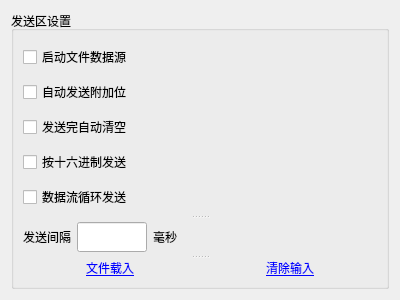
<?xml version="1.0" encoding="UTF-8"?>
<ui version="4.0">
 <class>senderSettingForm</class>
 <widget class="QWidget" name="senderSettingForm">
  <property name="geometry">
   <rect>
    <x>0</x>
    <y>0</y>
    <width>400</width>
    <height>300</height>
   </rect>
  </property>
  <property name="windowTitle">
   <string>Form</string>
  </property>
  <property name="styleSheet">
   <string notr="true">QPushButton{
	
	font: 25 9pt &quot;Alibaba PuHuiTi 3.0&quot;;
	text-decoration: underline;
	color: rgb(0, 0, 255);
	background-color:transparent;
	border:none;
}</string>
  </property>
  <layout class="QVBoxLayout" name="verticalLayout_3">
   <item>
    <widget class="QGroupBox" name="groupBox">
     <property name="minimumSize">
      <size>
       <width>220</width>
       <height>200</height>
      </size>
     </property>
     <property name="font">
      <font>
       <pointsize>9</pointsize>
      </font>
     </property>
     <property name="title">
      <string>发送区设置</string>
     </property>
     <layout class="QVBoxLayout" name="verticalLayout_2">
      <item>
       <widget class="QSplitter" name="splitter">
        <property name="orientation">
         <enum>Qt::Vertical</enum>
        </property>
        <widget class="QWidget" name="layoutWidget">
         <layout class="QVBoxLayout" name="verticalLayout">
          <item>
           <widget class="QCheckBox" name="checkBox">
            <property name="font">
             <font>
              <pointsize>9</pointsize>
             </font>
            </property>
            <property name="toolTip">
             <string>使用文件进行发送</string>
            </property>
            <property name="toolTipDuration">
             <number>1000</number>
            </property>
            <property name="text">
             <string>启动文件数据源</string>
            </property>
           </widget>
          </item>
          <item>
           <widget class="QCheckBox" name="checkBox_2">
            <property name="font">
             <font>
              <pointsize>9</pointsize>
             </font>
            </property>
            <property name="toolTip">
             <string>在传输的数据后添加校验位</string>
            </property>
            <property name="toolTipDuration">
             <number>1000</number>
            </property>
            <property name="text">
             <string>自动发送附加位</string>
            </property>
           </widget>
          </item>
          <item>
           <widget class="QCheckBox" name="checkBox_3">
            <property name="font">
             <font>
              <pointsize>9</pointsize>
             </font>
            </property>
            <property name="toolTip">
             <string>发送完成后清空发送区</string>
            </property>
            <property name="toolTipDuration">
             <number>1000</number>
            </property>
            <property name="text">
             <string>发送完自动清空</string>
            </property>
           </widget>
          </item>
          <item>
           <widget class="QCheckBox" name="checkBox_4">
            <property name="font">
             <font>
              <pointsize>9</pointsize>
             </font>
            </property>
            <property name="toolTip">
             <string>将发送区的数据转为十六进制发送</string>
            </property>
            <property name="toolTipDuration">
             <number>1000</number>
            </property>
            <property name="text">
             <string>按十六进制发送</string>
            </property>
           </widget>
          </item>
          <item>
           <widget class="QCheckBox" name="checkBox_5">
            <property name="font">
             <font>
              <pointsize>9</pointsize>
             </font>
            </property>
            <property name="toolTip">
             <string>以一定的时间间隔进行循环</string>
            </property>
            <property name="toolTipDuration">
             <number>1000</number>
            </property>
            <property name="text">
             <string>数据流循环发送</string>
            </property>
           </widget>
          </item>
         </layout>
        </widget>
        <widget class="QWidget" name="layoutWidget_3">
         <layout class="QHBoxLayout" name="horizontalLayout_2">
          <item>
           <widget class="QLabel" name="label">
            <property name="font">
             <font>
              <pointsize>9</pointsize>
             </font>
            </property>
            <property name="text">
             <string>发送间隔</string>
            </property>
           </widget>
          </item>
          <item>
           <widget class="QLineEdit" name="splitTimeEdit">
            <property name="minimumSize">
             <size>
              <width>70</width>
              <height>30</height>
             </size>
            </property>
            <property name="maximumSize">
             <size>
              <width>70</width>
              <height>30</height>
             </size>
            </property>
            <property name="font">
             <font>
              <pointsize>14</pointsize>
             </font>
            </property>
            <property name="toolTip">
             <string>间隔时间</string>
            </property>
            <property name="toolTipDuration">
             <number>1000</number>
            </property>
           </widget>
          </item>
          <item>
           <widget class="QLabel" name="label_2">
            <property name="font">
             <font>
              <pointsize>9</pointsize>
             </font>
            </property>
            <property name="text">
             <string>毫秒</string>
            </property>
           </widget>
          </item>
          <item>
           <spacer name="horizontalSpacer">
            <property name="orientation">
             <enum>Qt::Horizontal</enum>
            </property>
            <property name="sizeHint" stdset="0">
             <size>
              <width>40</width>
              <height>20</height>
             </size>
            </property>
           </spacer>
          </item>
         </layout>
        </widget>
        <widget class="QWidget" name="layoutWidget_2">
         <layout class="QHBoxLayout" name="horizontalLayout">
          <property name="sizeConstraint">
           <enum>QLayout::SetMaximumSize</enum>
          </property>
          <item>
           <widget class="QPushButton" name="loadFileButton">
            <property name="cursor">
             <cursorShape>PointingHandCursor</cursorShape>
            </property>
            <property name="toolTip">
             <string>将所选的文件中的文字提取到发送框</string>
            </property>
            <property name="toolTipDuration">
             <number>1000</number>
            </property>
            <property name="text">
             <string>文件载入</string>
            </property>
           </widget>
          </item>
          <item>
           <widget class="QPushButton" name="clearButton">
            <property name="cursor">
             <cursorShape>PointingHandCursor</cursorShape>
            </property>
            <property name="toolTip">
             <string>清除发送框</string>
            </property>
            <property name="toolTipDuration">
             <number>1000</number>
            </property>
            <property name="text">
             <string>清除输入</string>
            </property>
           </widget>
          </item>
         </layout>
        </widget>
       </widget>
      </item>
     </layout>
    </widget>
   </item>
  </layout>
 </widget>
 <resources/>
 <connections/>
</ui>
